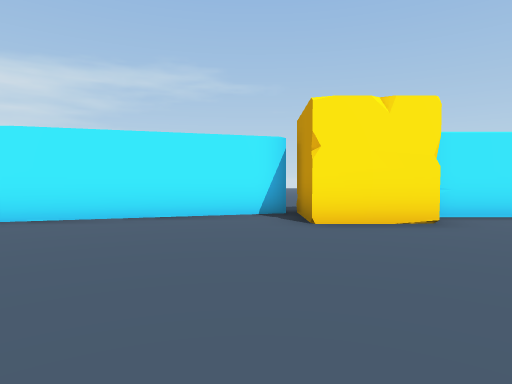
[1] (above)

24 first-person views from a walk through a Unity game level. The camera is 1.3 m above the floor, tilts 2° down and sees 75° across. The floor is counted in squares, 2 m on a side. Each view is taken from the middle of a square. On the plan, view 1 faces up. The plan holds only what a view shows up to about 10 squares ahead; the rest is blank. The place goes on beyond the plan. Some surface patterns are stand-ins.

[2]
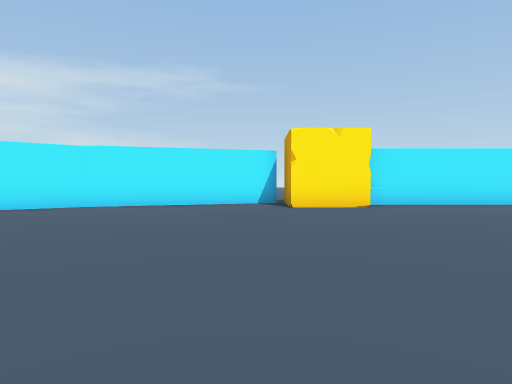

[3]
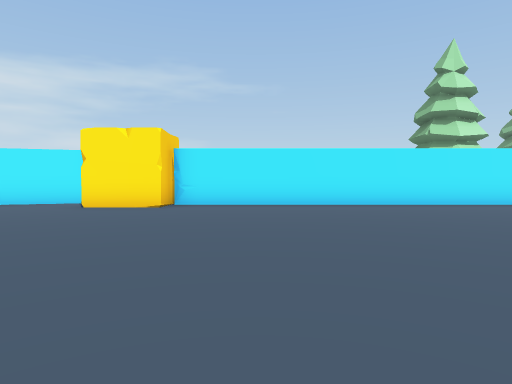

[4]
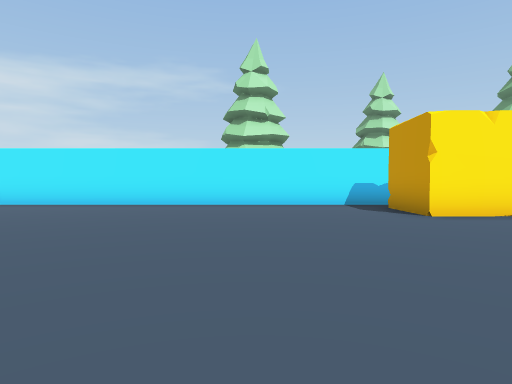

[5]
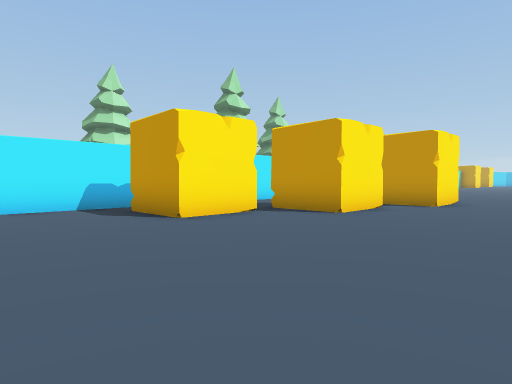

[6]
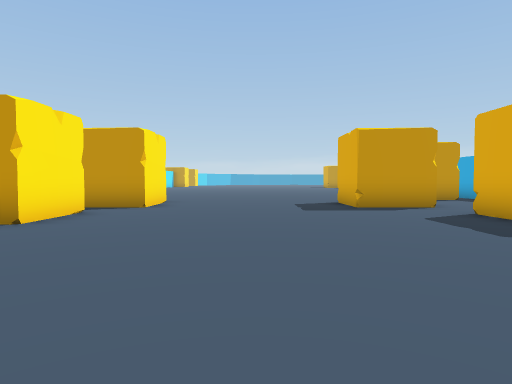

[7]
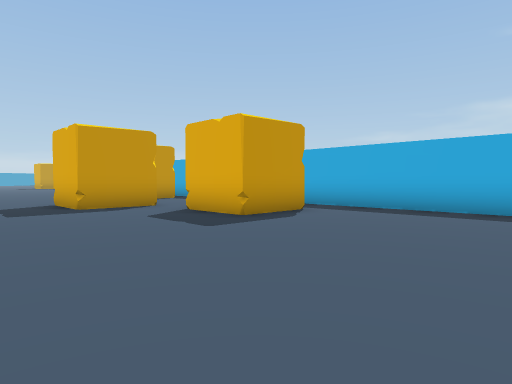

[8]
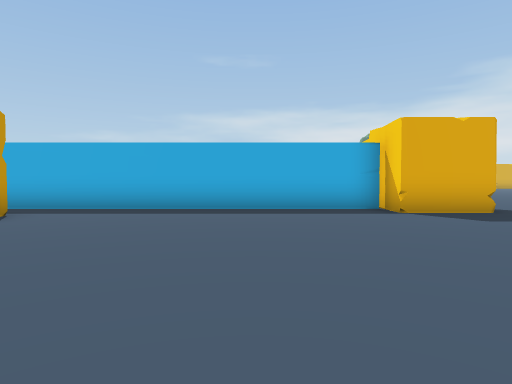

[9]
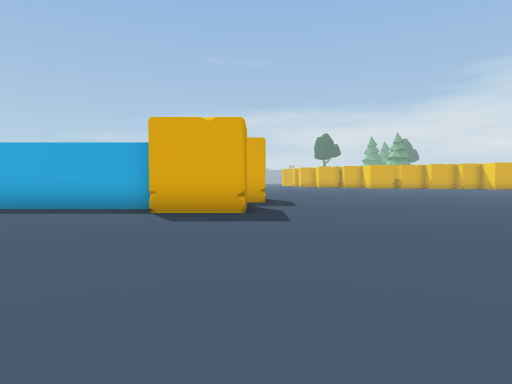

[10]
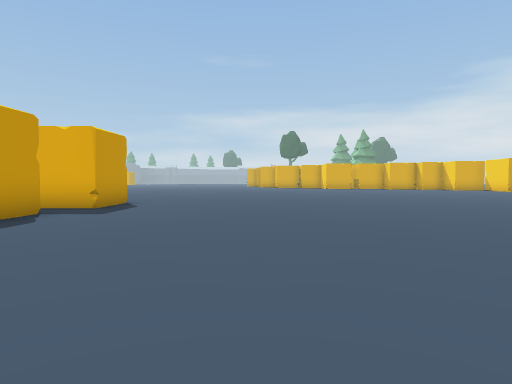

[11]
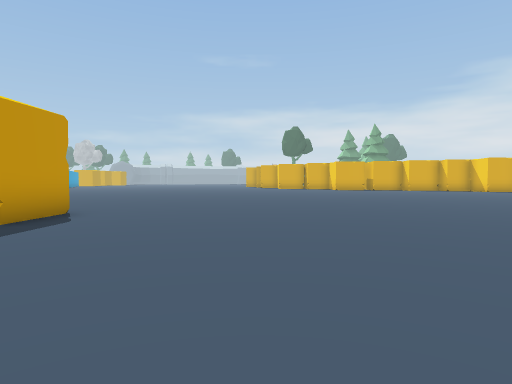

[12]
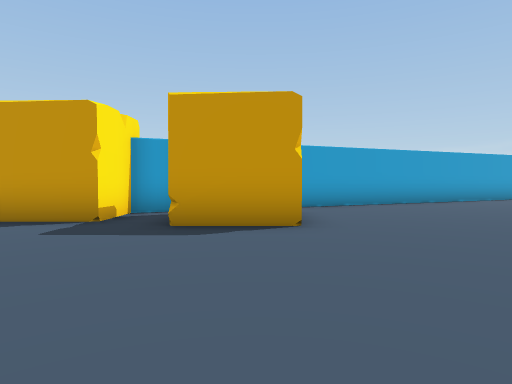

[13]
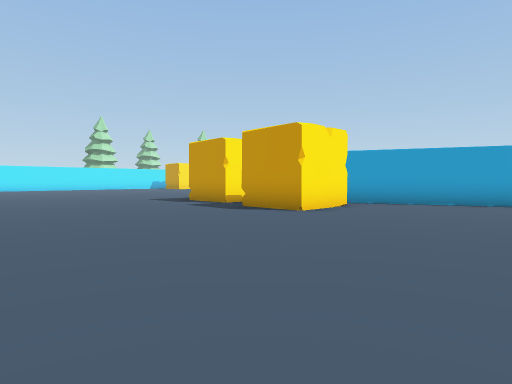

[14]
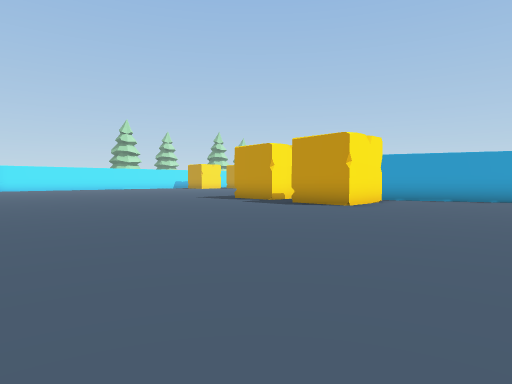

[15]
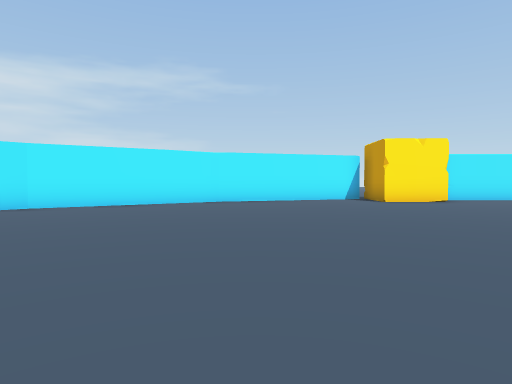

[16]
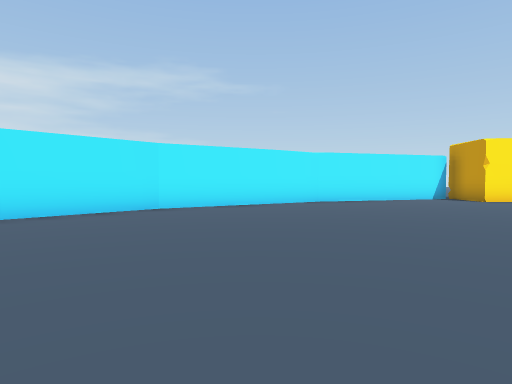

[17]
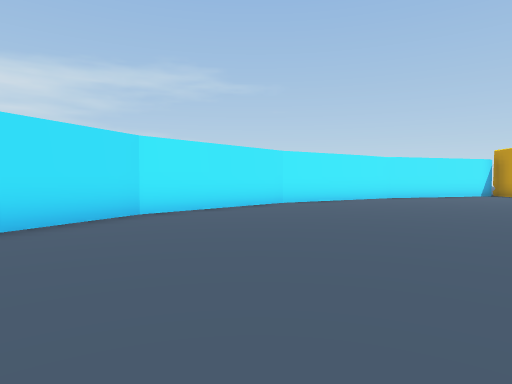

[18]
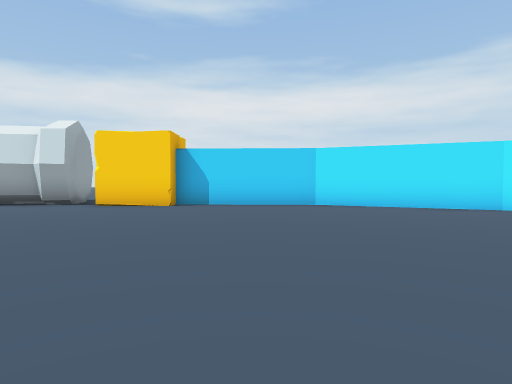

[19]
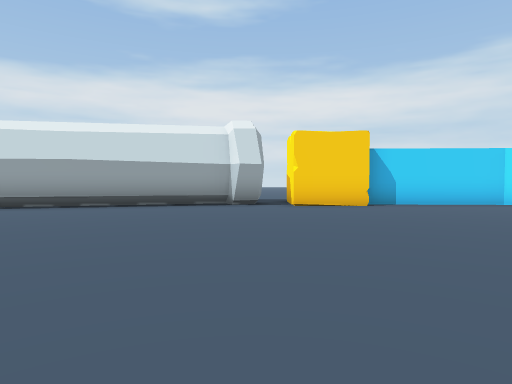

[20]
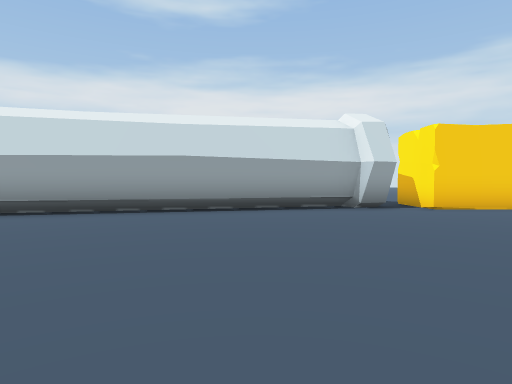

[21]
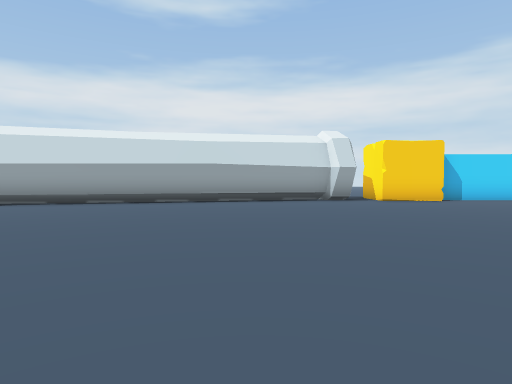

[22]
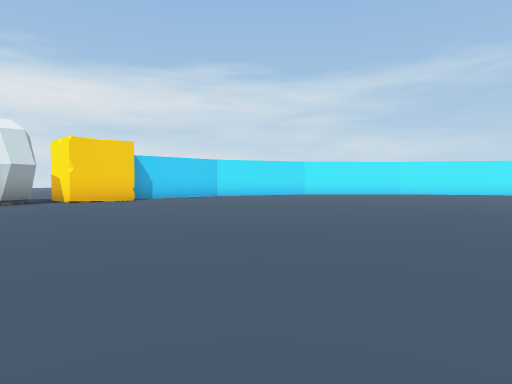

[23]
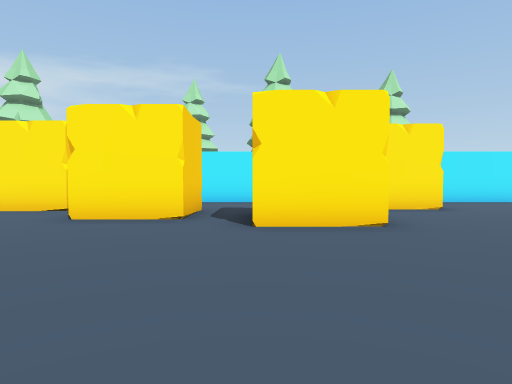

[24]
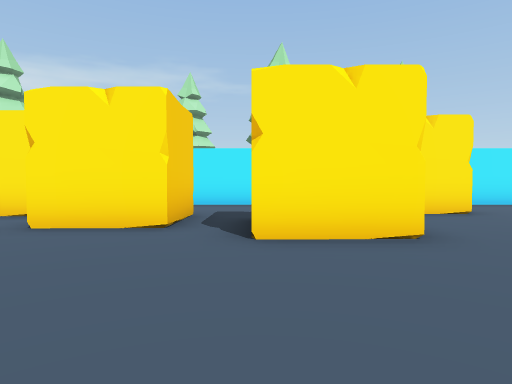

### Floor plan
Points are (right, up) in squares from view 1. A wall is a line through its corners. A room is listed if a view was taken in it or the views show most of it. See-through windows are left out.
Room 1 (views 1, 2, 3, 4, 5, 6, 7, 8, 9, 10, 11, 12, 13, 14, 15, 16, 17, 18, 19, 20, 21, 22, 23, 24)
walls: (10.4, -9.6) (18.8, -9.6); (10, -11.3) (9.6, -10.5); (0.5, 6.5) (-4.2, 5.1); (-4.1, 5.2) (-8.2, 2.6) (-11.2, -0.7) (-12.8, -4.4) (-12.9, -8.1); (15.8, 5.9) (2.9, 5.9); (13, -18.6) (10.7, -13.1); (21, 5.9) (19.2, 5.9); (-12.8, -10.8) (-11, -18.6); (-13, -10.8) (-11.2, -18.6); (-13.6, -11) (-12.9, -10.8) (-12.6, -10.9) (-12.5, -11.3)
low walls: (-12.7, -11.6) (-13.2, -11.8)
objects: other object (-13, -10) to (-13, -9); other object (1, 5) to (2, 7); other object (8, -13) to (9, -12); other object (9, -10) to (10, -9); other object (15, 3) to (17, 5); other object (18, -8) to (19, -7); other object (18, 2) to (19, 3); other object (21, -6) to (23, -5); other object (21, 1) to (23, 2); other object (24, 4) to (25, 5)

Positions as (right, up) in squares from view 1, and headings:
1: (0, 0), facing up
2: (0, -3), facing up
3: (5, -3), facing up
4: (12, -3), facing up
5: (12, -2), facing up-right
6: (13, -2), facing right
7: (13, -2), facing down-right
8: (13, -2), facing down
9: (8, -2), facing down
10: (4, -4), facing down
11: (4, -7), facing down
12: (3, -13), facing right
13: (2, -18), facing up-right
14: (0, -18), facing up-right
15: (-3, -5), facing up
16: (-6, -5), facing up
17: (-9, -7), facing up
18: (-4, -6), facing left
19: (-4, -11), facing left
20: (-5, -14), facing left
21: (-2, -14), facing left
22: (-2, -13), facing up-left
23: (21, -4), facing up
24: (21, -3), facing up
